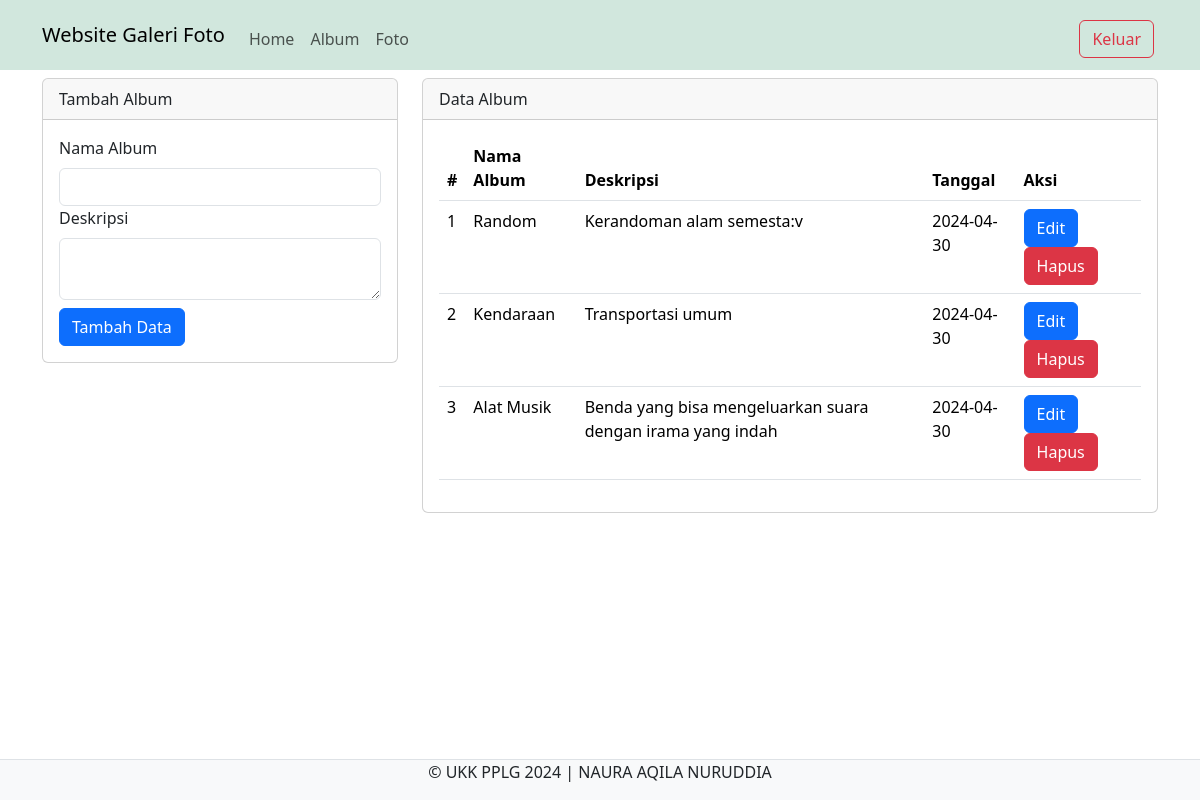
The app's page /ukk_naura/admin/album.php (signed in) with its own data.
### tables this page shows
CREATE TABLE `album` (
  `albumid` int(11) NOT NULL,
  `namaalbum` varchar(255) NOT NULL,
  `deskripsi` text NOT NULL,
  `tanggalbuat` date NOT NULL,
  `userid` int(11) NOT NULL
);

### ukk_naura/admin/album.php (the view, shortened to what this page needs)
<?php
include '../config/koneksi.php';
?>
<!DOCTYPE html>
<html lang="en">
<head>
    <link rel="stylesheet" type="text/css" href="../assets/css/bootstrap.min.css">
</head>
<body>
    <nav class="navbar navbar-expand-lg bg-success-subtle">
        <div class="container">
            <a class="navbar-brand" href="index.php">Website Galeri Foto</a>
            <div class="collapse navbar-collapse mt-2" id="navbarNavAltMarkup">
                <div class="navbar-nav me-auto">
                    <a href="home.php" class="nav-link">Home</a>
                    <a href="album.php" class="nav-link">Album</a>
                    <a href="foto.php" class="nav-link">Foto</a>
                </div>
                <a href="../config/aksi_logout.php" class="btn btn-outline-danger m-1">Keluar</a>
            </div>
        </div>
    </nav>
    <div class="container">
        <div class="row">
            <div class="col-md-4">
                <div class="card mt-2">
                    <div class="card-header">Tambah Album</div>
                    <div class="card-body">
                        <form action="../config/aksi_album.php" method="post">
                            <label class="form-label">Nama Album</label>
                            <input type="text" name="namaalbum" class="form-control" required>
                            <label class="form-label">Deskripsi</label>
                            <textarea class="form-control" name="deskripsi" required></textarea>
                            <button type="submit" class="btn btn-primary mt-2" name="tambah">Tambah Data</button>
                        </form>
                    </div>
                </div>
            </div>
            <div class="col-md-8">
                <div class="card mt-2">
                    <div class="card-header">Data Album</div>
                    <div class="card-body">
                        <table class="table">
                            <thead>
                                <tr>
                                    <th>#</th>
                                    <th>Nama Album</th>
                                    <th>Deskripsi</th>
                                    <th>Tanggal</th>
                                    <th>Aksi</th>
                                </tr>
                            </thead>
                            <tbody>
                                <?php
                                $no = 1;
                                $userid = $_SESSION['userid'];
                                $sql = mysqli_query($koneksi, "SELECT * FROM album WHERE userid='$userid'");
                                while ($data = mysqli_fetch_array($sql)) {
                                ?>
                                    <tr>
                                        <td><?php echo $no++ ?></td>
                                        <td><?php echo $data['namaalbum'] ?></td>
                                        <td><?php echo $data['deskripsi'] ?></td>
                                        <td><?php echo $data['tanggalbuat'] ?></td>
                                        <td>
                                            <button type="button" class="btn btn-primary" data-bs-toggle="modal" data-bs-target="#edit<?php echo $data['albumid'] ?>">
                                                Edit
                                            </button>
                                            <button type="button" class="btn btn-danger" data-bs-toggle="modal" data-bs-target="#hapus<?php echo $data['albumid'] ?>">
                                                Hapus
                                            </button>
                                        </td>
                                    </tr>
                                <?php } ?>
                            </tbody>
                        </table>
                    </div>
                </div>
            </div>
        </div>
    </div>
    <footer class="d-flex justify-content-center border-top mt-3 bg-light fixed-bottom">
        <p>&copy; UKK PPLG 2024 | NAURA AQILA NURUDDIA</p>
    </footer>
</body>
</html>

### records on screen
album: namaalbum "Random", deskripsi "Kerandoman alam semesta:v", tanggalbuat "2024-04-30"
album: namaalbum "Kendaraan", deskripsi "Transportasi umum", tanggalbuat "2024-04-30"
album: namaalbum "Alat Musik", deskripsi "Benda yang bisa mengeluarkan suara dengan irama yang indah", tanggalbuat "2024-04-30"
